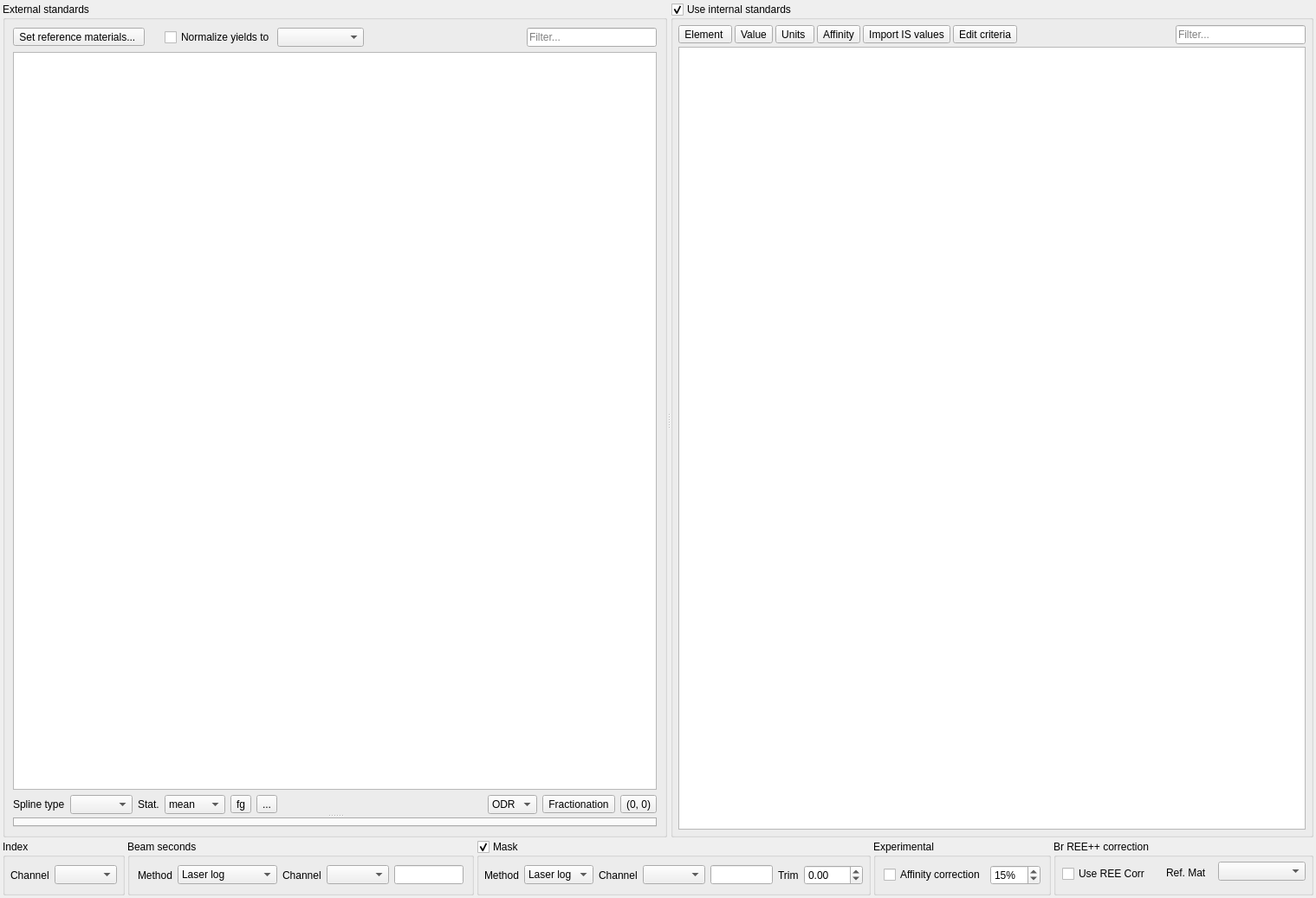
<?xml version="1.0" encoding="UTF-8"?>
<ui version="4.0">
 <class>Settings</class>
 <widget class="QWidget" name="Settings">
  <property name="geometry">
   <rect>
    <x>0</x>
    <y>0</y>
    <width>1519</width>
    <height>1037</height>
   </rect>
  </property>
  <property name="windowTitle">
   <string>Form</string>
  </property>
  <layout class="QVBoxLayout" name="verticalLayout_2">
   <property name="spacing">
    <number>3</number>
   </property>
   <property name="leftMargin">
    <number>3</number>
   </property>
   <property name="topMargin">
    <number>3</number>
   </property>
   <property name="rightMargin">
    <number>3</number>
   </property>
   <property name="bottomMargin">
    <number>3</number>
   </property>
   <item>
    <widget class="QSplitter" name="splitter">
     <property name="sizePolicy">
      <sizepolicy hsizetype="Expanding" vsizetype="Expanding">
       <horstretch>0</horstretch>
       <verstretch>0</verstretch>
      </sizepolicy>
     </property>
     <property name="orientation">
      <enum>Qt::Horizontal</enum>
     </property>
     <widget class="QGroupBox" name="ExtGroupBox">
      <property name="sizePolicy">
       <sizepolicy hsizetype="Preferred" vsizetype="Preferred">
        <horstretch>1</horstretch>
        <verstretch>0</verstretch>
       </sizepolicy>
      </property>
      <property name="title">
       <string>External standards</string>
      </property>
      <layout class="QVBoxLayout" name="verticalLayout_4">
       <item>
        <widget class="QSplitter" name="externalSplitter">
         <property name="orientation">
          <enum>Qt::Vertical</enum>
         </property>
         <property name="childrenCollapsible">
          <bool>false</bool>
         </property>
         <widget class="QWidget" name="layoutWidget">
          <layout class="QVBoxLayout" name="verticalLayout_3">
           <property name="bottomMargin">
            <number>0</number>
           </property>
           <item>
            <layout class="QHBoxLayout" name="horizontalLayout_4">
             <property name="spacing">
              <number>3</number>
             </property>
             <item>
              <widget class="QToolButton" name="setExternalButton">
               <property name="text">
                <string>Set reference materials... </string>
               </property>
              </widget>
             </item>
             <item>
              <spacer name="horizontalSpacer_6">
               <property name="orientation">
                <enum>Qt::Horizontal</enum>
               </property>
               <property name="sizeType">
                <enum>QSizePolicy::Fixed</enum>
               </property>
               <property name="sizeHint" stdset="0">
                <size>
                 <width>20</width>
                 <height>20</height>
                </size>
               </property>
              </spacer>
             </item>
             <item>
              <widget class="QCheckBox" name="normalizeExtCheckBox">
               <property name="text">
                <string>Normalize yields to</string>
               </property>
              </widget>
             </item>
             <item>
              <widget class="QComboBox" name="normToComboBox">
               <property name="minimumSize">
                <size>
                 <width>100</width>
                 <height>0</height>
                </size>
               </property>
              </widget>
             </item>
             <item>
              <spacer name="horizontalSpacer_4">
               <property name="orientation">
                <enum>Qt::Horizontal</enum>
               </property>
               <property name="sizeHint" stdset="0">
                <size>
                 <width>40</width>
                 <height>20</height>
                </size>
               </property>
              </spacer>
             </item>
             <item>
              <widget class="QLineEdit" name="filterES">
               <property name="minimumSize">
                <size>
                 <width>150</width>
                 <height>0</height>
                </size>
               </property>
               <property name="maximumSize">
                <size>
                 <width>150</width>
                 <height>16777215</height>
                </size>
               </property>
               <property name="placeholderText">
                <string>Filter...</string>
               </property>
               <property name="clearButtonEnabled">
                <bool>true</bool>
               </property>
              </widget>
             </item>
            </layout>
           </item>
           <item>
            <widget class="QTableView" name="externalTable"/>
           </item>
           <item>
            <layout class="QHBoxLayout" name="horizontalLayout_3">
             <property name="topMargin">
              <number>0</number>
             </property>
             <item>
              <widget class="QLabel" name="label_2">
               <property name="text">
                <string>Spline type</string>
               </property>
              </widget>
             </item>
             <item>
              <widget class="QComboBox" name="splineTypeComboBox"/>
             </item>
             <item>
              <widget class="QLabel" name="label_7">
               <property name="text">
                <string>Stat.</string>
               </property>
              </widget>
             </item>
             <item>
              <widget class="QComboBox" name="statComboBox">
               <item>
                <property name="text">
                 <string>mean</string>
                </property>
               </item>
               <item>
                <property name="text">
                 <string>median</string>
                </property>
               </item>
               <item>
                <property name="text">
                 <string>sum</string>
                </property>
               </item>
              </widget>
             </item>
             <item>
              <widget class="QToolButton" name="fgButton">
               <property name="toolTip">
                <string>Use femtograms rather than mass fraction.

You will also need to configure group thicknesses and densities.</string>
               </property>
               <property name="text">
                <string>fg</string>
               </property>
               <property name="checkable">
                <bool>true</bool>
               </property>
              </widget>
             </item>
             <item>
              <widget class="QToolButton" name="setupGroupPropsButton">
               <property name="toolTip">
                <string>Configure group thickness and density when using fg reference material data.</string>
               </property>
               <property name="text">
                <string>...</string>
               </property>
              </widget>
             </item>
             <item>
              <spacer name="horizontalSpacer_5">
               <property name="orientation">
                <enum>Qt::Horizontal</enum>
               </property>
               <property name="sizeType">
                <enum>QSizePolicy::MinimumExpanding</enum>
               </property>
               <property name="sizeHint" stdset="0">
                <size>
                 <width>40</width>
                 <height>20</height>
                </size>
               </property>
              </spacer>
             </item>
             <item>
              <widget class="QComboBox" name="modelComboBox">
               <item>
                <property name="text">
                 <string>ODR</string>
                </property>
               </item>
               <item>
                <property name="text">
                 <string>OLS</string>
                </property>
               </item>
               <item>
                <property name="text">
                 <string>WLS</string>
                </property>
               </item>
               <item>
                <property name="text">
                 <string>RLM</string>
                </property>
               </item>
               <item>
                <property name="text">
                 <string>York</string>
                </property>
               </item>
              </widget>
             </item>
             <item>
              <widget class="QToolButton" name="fracToolButton">
               <property name="text">
                <string>Fractionation</string>
               </property>
               <property name="checkable">
                <bool>true</bool>
               </property>
               <property name="toolButtonStyle">
                <enum>Qt::ToolButtonTextBesideIcon</enum>
               </property>
              </widget>
             </item>
             <item>
              <widget class="QToolButton" name="throughZeroButton">
               <property name="text">
                <string>(0, 0)</string>
               </property>
               <property name="checkable">
                <bool>true</bool>
               </property>
              </widget>
             </item>
            </layout>
           </item>
          </layout>
         </widget>
         <widget class="QTabWidget" name="tabWidget">
          <property name="currentIndex">
           <number>-1</number>
          </property>
         </widget>
        </widget>
       </item>
      </layout>
     </widget>
     <widget class="QGroupBox" name="ISGroupBox">
      <property name="sizePolicy">
       <sizepolicy hsizetype="Preferred" vsizetype="Preferred">
        <horstretch>1</horstretch>
        <verstretch>0</verstretch>
       </sizepolicy>
      </property>
      <property name="font">
       <font>
        <weight>50</weight>
        <bold>false</bold>
       </font>
      </property>
      <property name="title">
       <string>Use internal standards</string>
      </property>
      <property name="checkable">
       <bool>true</bool>
      </property>
      <layout class="QVBoxLayout" name="verticalLayout">
       <property name="spacing">
        <number>3</number>
       </property>
       <property name="leftMargin">
        <number>6</number>
       </property>
       <property name="topMargin">
        <number>6</number>
       </property>
       <property name="rightMargin">
        <number>6</number>
       </property>
       <property name="bottomMargin">
        <number>6</number>
       </property>
       <item>
        <layout class="QHBoxLayout" name="horizontalLayout_2">
         <property name="spacing">
          <number>3</number>
         </property>
         <item>
          <widget class="QToolButton" name="internalElementButton">
           <property name="text">
            <string>Element </string>
           </property>
          </widget>
         </item>
         <item>
          <widget class="QToolButton" name="internalValueButton">
           <property name="text">
            <string>Value</string>
           </property>
          </widget>
         </item>
         <item>
          <widget class="QToolButton" name="internalUnitsButton">
           <property name="text">
            <string>Units </string>
           </property>
          </widget>
         </item>
         <item>
          <widget class="QToolButton" name="affinityButton">
           <property name="text">
            <string>Affinity</string>
           </property>
           <property name="popupMode">
            <enum>QToolButton::InstantPopup</enum>
           </property>
          </widget>
         </item>
         <item>
          <widget class="QToolButton" name="importValuesButton">
           <property name="text">
            <string>Import IS values</string>
           </property>
          </widget>
         </item>
         <item>
          <widget class="QToolButton" name="criteriaButton">
           <property name="text">
            <string>Edit criteria</string>
           </property>
          </widget>
         </item>
         <item>
          <spacer name="horizontalSpacer">
           <property name="orientation">
            <enum>Qt::Horizontal</enum>
           </property>
           <property name="sizeHint" stdset="0">
            <size>
             <width>40</width>
             <height>20</height>
            </size>
           </property>
          </spacer>
         </item>
         <item>
          <widget class="QLineEdit" name="filterIS">
           <property name="minimumSize">
            <size>
             <width>150</width>
             <height>0</height>
            </size>
           </property>
           <property name="maximumSize">
            <size>
             <width>150</width>
             <height>16777215</height>
            </size>
           </property>
           <property name="placeholderText">
            <string>Filter...</string>
           </property>
           <property name="clearButtonEnabled">
            <bool>true</bool>
           </property>
          </widget>
         </item>
        </layout>
       </item>
       <item>
        <widget class="QTableView" name="internalTable"/>
       </item>
      </layout>
     </widget>
    </widget>
   </item>
   <item>
    <layout class="QHBoxLayout" name="horizontalLayout_6">
     <property name="topMargin">
      <number>0</number>
     </property>
     <item>
      <widget class="QGroupBox" name="groupBox_5">
       <property name="title">
        <string>Index</string>
       </property>
       <layout class="QHBoxLayout" name="horizontalLayout_5">
        <property name="spacing">
         <number>6</number>
        </property>
        <property name="leftMargin">
         <number>6</number>
        </property>
        <property name="topMargin">
         <number>6</number>
        </property>
        <property name="rightMargin">
         <number>6</number>
        </property>
        <property name="bottomMargin">
         <number>6</number>
        </property>
        <item>
         <widget class="QLabel" name="label_5">
          <property name="text">
           <string>Channel</string>
          </property>
         </widget>
        </item>
        <item>
         <widget class="QComboBox" name="indexChannel"/>
        </item>
       </layout>
      </widget>
     </item>
     <item>
      <widget class="QGroupBox" name="groupBox">
       <property name="title">
        <string>Beam seconds</string>
       </property>
       <layout class="QHBoxLayout" name="horizontalLayout_7">
        <item>
         <widget class="QLabel" name="label">
          <property name="text">
           <string>Method</string>
          </property>
         </widget>
        </item>
        <item>
         <widget class="QComboBox" name="bsMethodComboBox">
          <item>
           <property name="text">
            <string>Laser log</string>
           </property>
          </item>
          <item>
           <property name="text">
            <string>Cutoff threshold</string>
           </property>
          </item>
          <item>
           <property name="text">
            <string>Jump threshold</string>
           </property>
          </item>
          <item>
           <property name="text">
            <string>Sample gaps</string>
           </property>
          </item>
         </widget>
        </item>
        <item>
         <widget class="QFrame" name="bsFrame">
          <property name="frameShape">
           <enum>QFrame::NoFrame</enum>
          </property>
          <property name="frameShadow">
           <enum>QFrame::Plain</enum>
          </property>
          <property name="lineWidth">
           <number>0</number>
          </property>
          <layout class="QHBoxLayout" name="horizontalLayout_8">
           <property name="leftMargin">
            <number>0</number>
           </property>
           <property name="topMargin">
            <number>0</number>
           </property>
           <property name="rightMargin">
            <number>0</number>
           </property>
           <property name="bottomMargin">
            <number>0</number>
           </property>
           <item>
            <widget class="QLabel" name="label_6">
             <property name="text">
              <string>Channel</string>
             </property>
            </widget>
           </item>
           <item>
            <widget class="QComboBox" name="bsChannelComboBox"/>
           </item>
           <item>
            <widget class="QLineEdit" name="bsLineEdit"/>
           </item>
          </layout>
         </widget>
        </item>
       </layout>
      </widget>
     </item>
     <item>
      <widget class="QGroupBox" name="maskGroupBox">
       <property name="title">
        <string>Mask</string>
       </property>
       <property name="checkable">
        <bool>true</bool>
       </property>
       <layout class="QHBoxLayout" name="horizontalLayout">
        <property name="spacing">
         <number>6</number>
        </property>
        <property name="leftMargin">
         <number>6</number>
        </property>
        <property name="topMargin">
         <number>6</number>
        </property>
        <property name="rightMargin">
         <number>6</number>
        </property>
        <property name="bottomMargin">
         <number>6</number>
        </property>
        <item>
         <widget class="QLabel" name="label_4">
          <property name="text">
           <string>Method</string>
          </property>
         </widget>
        </item>
        <item>
         <widget class="QComboBox" name="maskMethodComboBox">
          <item>
           <property name="text">
            <string>Laser log</string>
           </property>
          </item>
          <item>
           <property name="text">
            <string>Cutoff</string>
           </property>
          </item>
         </widget>
        </item>
        <item>
         <widget class="QFrame" name="maskFrame">
          <property name="frameShape">
           <enum>QFrame::NoFrame</enum>
          </property>
          <property name="frameShadow">
           <enum>QFrame::Plain</enum>
          </property>
          <property name="lineWidth">
           <number>0</number>
          </property>
          <layout class="QHBoxLayout" name="horizontalLayout_9">
           <property name="leftMargin">
            <number>0</number>
           </property>
           <property name="topMargin">
            <number>0</number>
           </property>
           <property name="rightMargin">
            <number>0</number>
           </property>
           <property name="bottomMargin">
            <number>0</number>
           </property>
           <item>
            <widget class="QLabel" name="maskChannelLabel">
             <property name="text">
              <string>Channel</string>
             </property>
            </widget>
           </item>
           <item>
            <widget class="QComboBox" name="maskChannel"/>
           </item>
           <item>
            <widget class="QLineEdit" name="maskCutoff">
             <property name="maximumSize">
              <size>
               <width>100</width>
               <height>16777215</height>
              </size>
             </property>
            </widget>
           </item>
           <item>
            <widget class="QLabel" name="label_3">
             <property name="text">
              <string>Trim</string>
             </property>
            </widget>
           </item>
           <item>
            <widget class="QDoubleSpinBox" name="maskTrim">
             <property name="minimum">
              <double>-100.000000000000000</double>
             </property>
             <property name="maximum">
              <double>100.000000000000000</double>
             </property>
             <property name="singleStep">
              <double>0.100000000000000</double>
             </property>
            </widget>
           </item>
          </layout>
         </widget>
        </item>
       </layout>
      </widget>
     </item>
     <item>
      <widget class="QGroupBox" name="experimentalGroupBox">
       <property name="title">
        <string>Experimental</string>
       </property>
       <layout class="QHBoxLayout" name="horizontalLayout_10">
        <item>
         <widget class="QCheckBox" name="affinityCorrectionCheckBox">
          <property name="text">
           <string>Affinity correction</string>
          </property>
         </widget>
        </item>
        <item>
         <widget class="QDoubleSpinBox" name="affinityCorrectionSpinBox">
          <property name="toolTip">
           <string>Maximum percent difference to correct</string>
          </property>
          <property name="suffix">
           <string>%</string>
          </property>
          <property name="decimals">
           <number>0</number>
          </property>
          <property name="maximum">
           <double>100.000000000000000</double>
          </property>
          <property name="singleStep">
           <double>5.000000000000000</double>
          </property>
          <property name="value">
           <double>15.000000000000000</double>
          </property>
         </widget>
        </item>
       </layout>
      </widget>
     </item>
     <item>
      <widget class="QGroupBox" name="BrREEGroupBox">
       <property name="sizePolicy">
        <sizepolicy hsizetype="Minimum" vsizetype="Preferred">
         <horstretch>0</horstretch>
         <verstretch>0</verstretch>
        </sizepolicy>
       </property>
       <property name="minimumSize">
        <size>
         <width>300</width>
         <height>0</height>
        </size>
       </property>
       <property name="title">
        <string>Br REE++ correction</string>
       </property>
       <widget class="QCheckBox" name="BrREECorrectioncheckBox">
        <property name="geometry">
         <rect>
          <x>10</x>
          <y>29</y>
          <width>101</width>
          <height>20</height>
         </rect>
        </property>
        <property name="text">
         <string>Use REE Corr</string>
        </property>
       </widget>
       <widget class="QLabel" name="label_8">
        <property name="geometry">
         <rect>
          <x>130</x>
          <y>30</y>
          <width>71</width>
          <height>16</height>
         </rect>
        </property>
        <property name="text">
         <string>Ref. Mat</string>
        </property>
       </widget>
       <widget class="QComboBox" name="REERefMatcomboBox">
        <property name="geometry">
         <rect>
          <x>190</x>
          <y>25</y>
          <width>101</width>
          <height>22</height>
         </rect>
        </property>
       </widget>
      </widget>
     </item>
    </layout>
   </item>
  </layout>
 </widget>
 <resources/>
 <connections/>
</ui>
